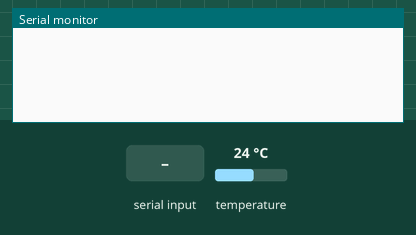
Simulated run of this sketch. Board: Arduino Uno, built with avr-gcc and run on an emulated ATmega328P. On the bench: the last lines printed to the serial monitor. The test bench sets the inputs (shaded band); at power-on: temperature 24 °C.

Above: at 1.2 s.
1.3 s: "90,45\n" received over Serial
At 2.5 s:
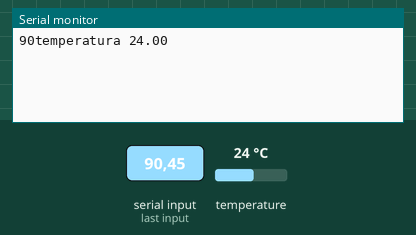
3.5 s: temperature set to 12 °C
At 4.2 s:
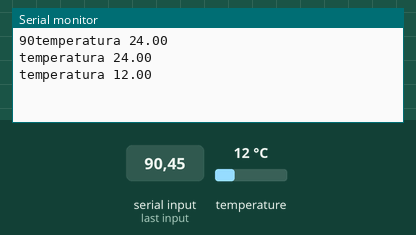
5.0 s: temperature set to 19 °C
At 5.8 s:
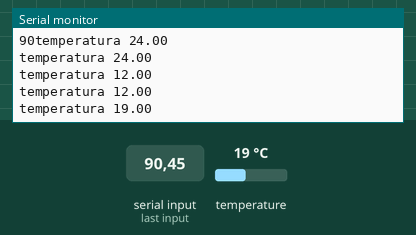
Timing chart, 0 to 8.0 s (numbered marks = the images above; inputs shaded):
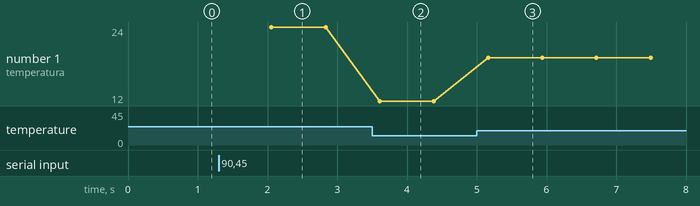

Measured:
- after the input at 1.3 s, the serial monitor: prints a new line at once (image 1)
- after the input at 3.5 s, the serial monitor: prints a new line after 0.11 s (image 2)
- after the input at 5.0 s, the serial monitor: prints a new line after 0.16 s (image 3)
- plotted number 1: 24 → 12 after the input at 3.5 s, 12 → 19 after the input at 5.0 s

The sketch:

promedioEnArduino.ino
```cpp
#include <OneWire.h>
#include <DallasTemperature.h>
// Data wire is plugged into port 2 on the Arduino
#define ONE_WIRE_BUS 2
// Setup a oneWire instance to communicate with any OneWire devices (not just Maxim/Dallas temperature ICs)
OneWire oneWire(ONE_WIRE_BUS);
// Pass our oneWire reference to Dallas Temperature.
DallasTemperature sensors(&oneWire);
int incomingByte = 0;
float acumulador = 0;

void setup(){
  Serial.begin(9600);
    sensors.begin();

}


void loop(){
  if ( Serial.available() > 0 ) {

   incomingByte = Serial.parseInt();
   Serial.print(incomingByte, DEC);
  }
  acumulador = 0;
  int i = 0;
  for (i; i< incomingByte; i++){

    sensors.requestTemperatures();
    Serial.print( "temperatura " );
    Serial.println( sensors.getTempCByIndex(0) );
    acumulador += sensors.getTempCByIndex(0);

  }

  if ( incomingByte != 0 ){
    Serial.print( "Promedio: " );
    Serial.println(acumulador / incomingByte);
  }

}
```
